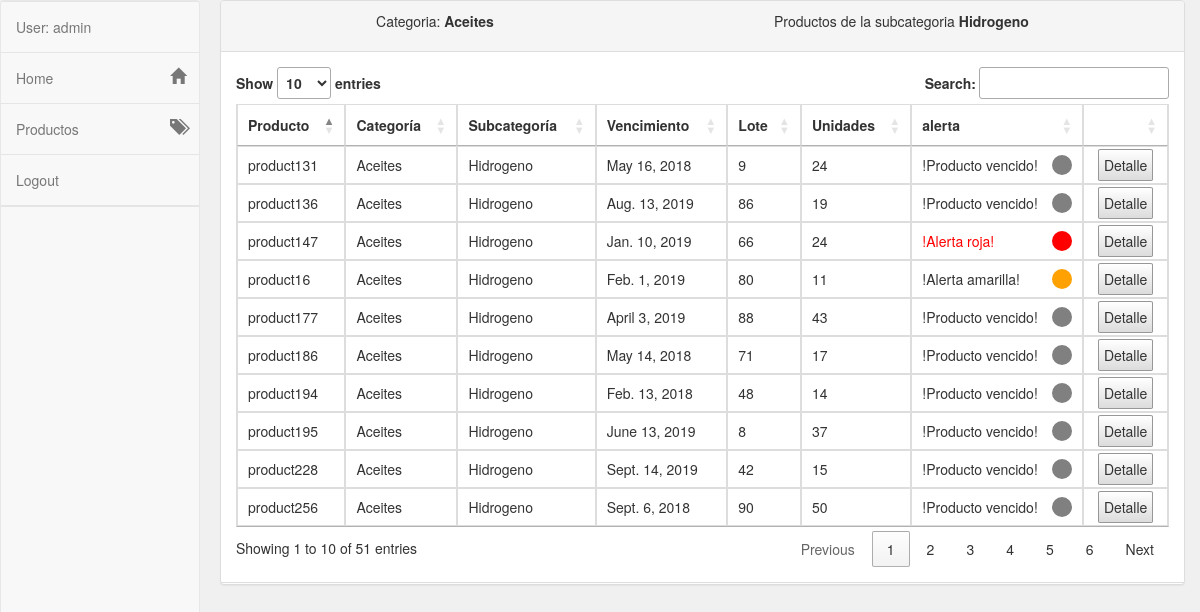
Page /catalog/subcategory/1 (signed in) on the committed database.
### catalog/models.py (models this page shows, shortened)
class SubCategory(models.Model):
    name = models.CharField(max_length=200, help_text="Ingresa la sub-categoría")
    category = models.ForeignKey('Category', on_delete=models.SET_NULL, null=True)

class Category(models.Model):
    name = models.CharField(
        max_length=200,
        help_text="Ingresa la categoría"
        )
    def __str__(self):
        return self.name

class Product(models.Model):
    RED_ALERT    = 'red_alert'
    YELLOW_ALERT = 'yellow_alert'
    EXPIRED_PRODUCT = 'vencido'
    name = models.CharField(max_length=200, help_text="Nombre del producto")
    date = models.DateField(max_length=256, help_text="Fecha de fabricación")
    expiration_date = models.DateField(max_length=256, help_text="Fecha de vencimiento")
    lot = models.CharField(max_length=200, help_text="Lote del producto")
    units = models.PositiveIntegerField(help_text="Cantidad recibida")
    category = models.ForeignKey('Category', on_delete=models.SET_NULL, null=True)
    sub_category = models.ForeignKey('SubCategory', on_delete=models.SET_NULL, null=True)
    @property
    def alert(self):
        expiration_red = self.expiration_date - timedelta(days=30)
        expiration_yellow = self.expiration_date - timedelta(days=60)
        current_date = datetime.datetime.now().date()
        vencido = "vencido"
        if current_date >= self.expiration_date:
            return self.EXPIRED_PRODUCT
        elif current_date >= expiration_red:
            return self.RED_ALERT
        elif current_date >= expiration_yellow:
            return self.YELLOW_ALERT

### catalog/views.py (the view)
# urls.py: path('subcategory/<int:sub_category_id>',views.products_subcategory,name='products_subcategory'),
@login_required
def products_subcategory(request, sub_category_id):
	subcategory = SubCategory.objects.get(pk=sub_category_id)
	subcategory_all_products=subcategory.product_set.all()
	context = {
		'subcategory_all_products': subcategory_all_products,
		'subcategory': subcategory,
	}
	return render(request, 'catalog/products_subcategory.html', context=context)

### catalog/templates/catalog/products_subcategory.html (shortened to what this page needs)
{% extends "base_generic.html" %}
{% block content %}
<div class="col-md-12">
  <div class="panel panel-default panel-table">
    <div class="panel-heading">
      <div class="row">
        <div style="display: flex; justify-content:space-around; align-items: center;" class="col col-xs-12">
          <p>Categoria: <b>{{subcategory.category}}</b></p>
          <p>Productos de la subcategoria <b>{{subcategory.name}}</b></p>
        </div>
      </div>
    </div>
    <div class="panel-body" style="">
      <table id="table1" class="table table-bordered ">
        <thead>
          <tr>
            <th>Producto</th>
            <th>Categoría</th>
            <th>Subcategoría</th>
            <th>Vencimiento</th>
            <th>Lote</th>
            <th>Unidades</th>
            <th>alerta</th>
            <th></th>
          </tr>
        </thead>
        <tbody>
          {% for product in subcategory_all_products %}
          <tr class="">
            <td>{{ product.name }}</td>
            <td>{{ product.category }}</td>
            <td>{{ subcategory.name}}</td>
            <td>{{ product.expiration_date}}</td>
            <td>{{ product.lot}}</td>
            <td>{{ product.units}}</td>
            {% if product.alert == "red_alert" %}
            <td style="color: red">
              !Alerta roja!
              <div style="float:right; width: 20px; height: 20px; background: red;border-radius: 50%;"></div>
            </td>
            {% elif product.alert == "yellow_alert" %}
              <td style="color: background: #FFA100">
                !Alerta amarilla!
                <div style="float:right; width: 20px; height: 20px; background: #FFA100;border-radius: 50%;"></div>
              </td>
            {% else %}
            <td>
              !Producto vencido!
               <div style="float:right; width: 20px; height: 20px; background: gray;border-radius: 50%;"></div>
            </td>
            {% endif %}
            <td align="center">
              <a href="{% url 'catalog:product_detalle' product.id %}"
              style="color: #333 !important; padding: 5px;border-radius: 5%;
    border: 1px solid #979797;
    background-color: white;
    background: -webkit-gradient(linear, left top, left bottom, color-stop(0%, #fff), color-stop(100%, #dcdcdc));
    background: -webkit-linear-gradient(top, #fff 0%, #dcdcdc 100%);
    background: -moz-linear-gradient(top, #fff 0%, #dcdcdc 100%);
    background: -ms-linear-gradient(top, #fff 0%, #dcdcdc 100%);
    background: -o-linear-gradient(top, #fff 0%, #dcdcdc 100%);
    background: linear-gradient(to bottom, #fff 0%, #dcdcdc 100%);">
                Detalle
              </a>
            </td>
          </tr>
          {% endfor %}
        </tbody>
      </table>
    </div>
    <div class="panel-footer">
      <div class="row">
        <div class="col col-xs-4">
        </div>
        <div class="col col-xs-8">
        </div>
      </div>
    </div>
  </div>
</div>
{% endblock %}

### catalog/templates/base_generic.html (shortened to what this page needs)
<!DOCTYPE html>
<html lang="en">
<head>
  <link href="//maxcdn.bootstrapcdn.com/bootstrap/3.3.0/css/bootstrap.min.css" rel="stylesheet" id="bootstrap-css">
  <link rel="stylesheet" type="text/css" href="https://cdn.datatables.net/1.10.19/css/jquery.dataTables.min.css">
  <link href="https://cdnjs.cloudflare.com/ajax/libs/font-awesome/4.4.0/css/font-awesome.min.css" rel='stylesheet' type='text/css'>
  {% load static %}
  <link rel="stylesheet" href="{% static 'css/style.css' %}">
</head>
<body style="background: #F0F0F0">
    <div class="row">
      {% block sidebar %}
      {% if user.is_authenticated %}
        <div class="col-sm-2">
          <nav style="height: 100vh;" class="navbar navbar-default sidebar" role="navigation">
              <div class="collapse navbar-collapse" id="bs-sidebar-navbar-collapse-1">
                <ul class="nav navbar-nav">
                  <li><a>User: {{ user.get_username }}</a></li>
                  <li ><a href="{% url 'catalog:index' %}">Home<span style="font-size:16px;" class="pull-right hidden-xs showopacity glyphicon glyphicon-home"></span></a></li>
                  <li ><a href="{% url 'catalog:products' %}">Productos<span style="font-size:16px;" class="pull-right hidden-xs showopacity glyphicon glyphicon-tags"></span></a></li>
                  {% if user.is_authenticated %}
                  <li><a data-toggle="modal" data-target="#exampleModal">Logout</a></li>
                  <li>
                  </li>
                  {% else %}
                  <li><a href="{% url 'login'%}?next={{request.path}}">Login</a></li>
                  {% endif %}
                </ul>
              </div>
            </nav>
          </div>
          {% endif  %}
          {% endblock %}
          <div class="col-sm-10 ">
            {% block content %}{% endblock %}
          </div>
        </div>
      </body>
      </html>

### catalog/templates/catalog/products_subcategory.html (style rules this page uses)
.panel-footer { padding: 0px 15px !important; }

### catalog/templates/base_generic.html (style rules this page uses)
body,html { height: 100%; }
nav.sidebar, .main { -webkit-transition: margin 200ms ease-out; -moz-transition: margin 200ms ease-out; -o-transition: margin 200ms ease-out; transition: margin 200ms ease-out; }
@media (min-width: 765px) { nav.sidebar a { padding-right: 13px; } }
@media (min-width: 765px) { nav.sidebar .navbar-nav > li:first-child { border-top: 1px #e5e5e5 solid; } }
@media (min-width: 765px) { nav.sidebar .navbar-nav > li { border-bottom: 1px #e5e5e5 solid; } }
@media (min-width: 765px) { nav.sidebar .navbar-collapse, nav.sidebar .container-fluid { padding: 0 0px 0 0px; } }
@media (min-width: 765px) { nav.sidebar { width: 200px; height: 100%; float: left; margin-bottom: 0px; } }
@media (min-width: 765px) { nav.sidebar li { width: 100%; } }

### rows in the picture
SubCategory: category "Aceites", name "Hidrogeno"
Product: name "product16", category "Aceites", expiration_date "Feb. 1, 2019", lot "80", units "11", shows "!Alerta amarilla!"
Product: name "product131", category "Aceites", expiration_date "May 16, 2018", lot "9", units "24", shows "!Producto vencido!"
Product: name "product136", category "Aceites", expiration_date "Aug. 13, 2019", lot "86", units "19", shows "!Producto vencido!"
Product: name "product147", category "Aceites", expiration_date "Jan. 10, 2019", lot "66", units "24", shows "!Alerta roja!"
Product: name "product177", category "Aceites", expiration_date "April 3, 2019", lot "88", units "43", shows "!Producto vencido!"
Product: name "product186", category "Aceites", expiration_date "May 14, 2018", lot "71", units "17", shows "!Producto vencido!"
Product: name "product194", category "Aceites", expiration_date "Feb. 13, 2018", lot "48", units "14", shows "!Producto vencido!"
Product: name "product195", category "Aceites", expiration_date "June 13, 2019", lot "8", units "37", shows "!Producto vencido!"
Product: name "product228", category "Aceites", expiration_date "Sept. 14, 2019", lot "42", units "15", shows "!Producto vencido!"
Product: name "product256", category "Aceites", expiration_date "Sept. 6, 2018", lot "90", units "50", shows "!Producto vencido!"

### other values in the picture
{{ user.get_username }} "admin"
